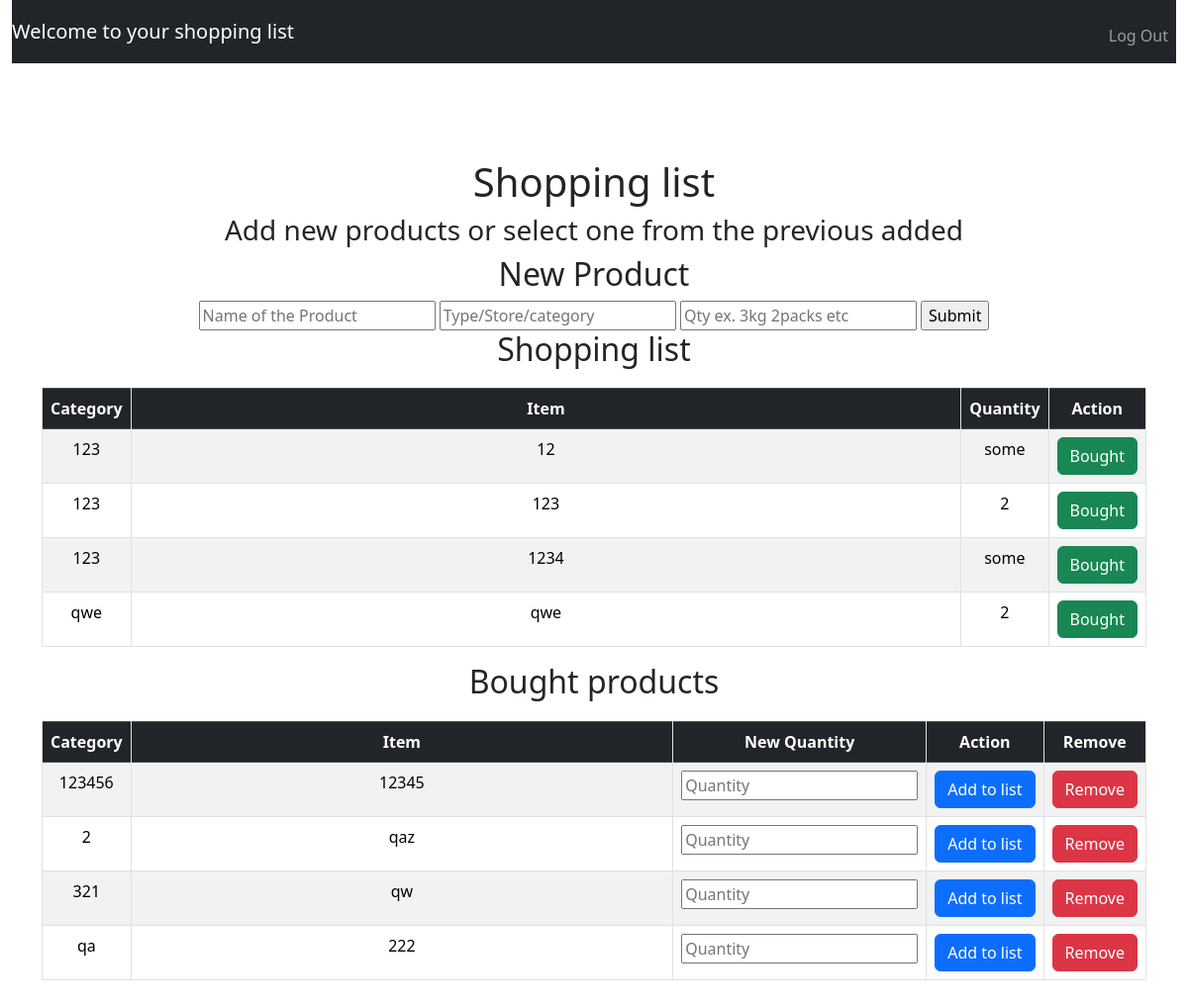
Before: / (signed in) with the older database file.
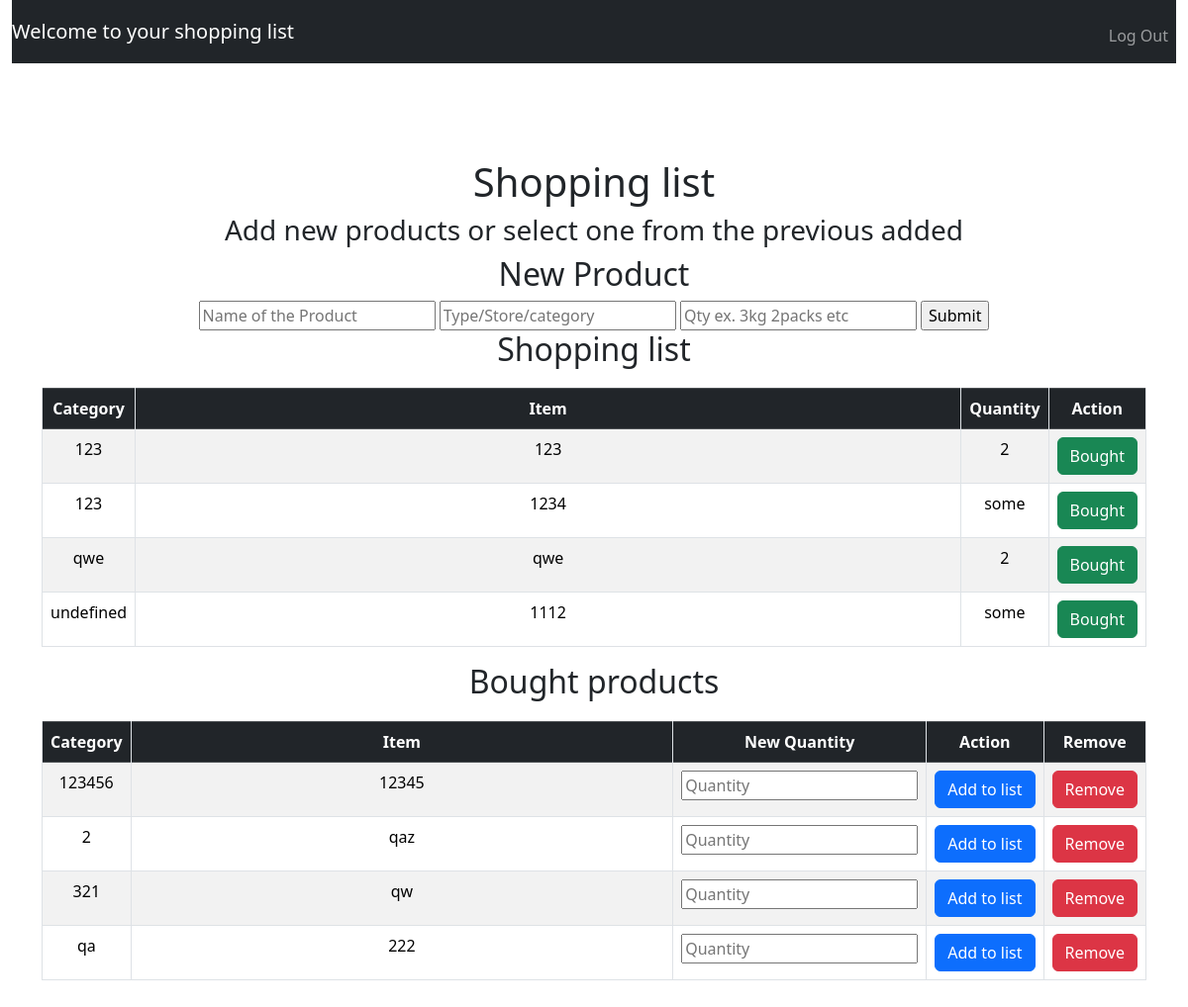
After: the same page with the newer database file.
### tables this page shows
CREATE TABLE items( id INTEGER PRIMARY KEY AUTOINCREMENT NOT NULL, user_id INTEGER NOT NULL, category_id INTEGER NOT NULL, item TEXT NOT NULL, qty TEXT NOT NULL,  FOREIGN KEY (user_id) REFERENCES users(id) FOREIGN KEY (category_id) REFERENCES category(id));

CREATE TABLE category( id INTEGER PRIMARY KEY AUTOINCREMENT NOT NULL, user_id INTEGER NOT NULL, category TEXT NOT NULL, FOREIGN KEY (user_id) REFERENCES users(id));

### app.py (the view)
@app.route("/", methods=["GET", "POST"])
@login_required
def index():
    if request.method == "POST":
        if 'new_item' in request.form:
            add_item=request.form.get("product")
            add_category=request.form.get("category")
            if not add_item:
                message = "Must provide item name"
                message_type = "warning"
                return redirect(url_for('index', message=message, message_type=message_type))
            if not add_category:
                add_category="undefined"
            add_quantity = request.form.get("quantity") if request.form.get("quantity") else "some"
            category_count = db.execute("SELECT COUNT(ID) FROM category WHERE UPPER(category) = UPPER(:category) AND user_id = :user_id",
                                        category=add_category, user_id=session["user_id"])[0]['COUNT(ID)']
            if  category_count == 0 :
                db.execute("INSERT INTO category (user_id, category) VALUES( :user_id, :category  )",
                       user_id= session["user_id"], category= add_category)
            cat_id = db.execute("SELECT id FROM category WHERE  UPPER(category)  =  UPPER(:category) AND user_id = :user_id"
                       ,category=add_category, user_id=session["user_id"] )[0]['id']
            item_count = db.execute("SELECT COUNT(ID) FROM items WHERE category_id = :cat_id AND user_id = :user_id AND UPPER(item) = UPPER(:item)",
                                    cat_id=cat_id, user_id=session["user_id"], item=add_item)[0]['COUNT(ID)']
            if item_count != 0:
                db.execute("UPDATE items SET qty = :qty WHERE  category_id  =  :category_id AND user_id= :user_id AND  UPPER(item) =  UPPER(:item)",
                    user_id=session["user_id"],
                    category_id=cat_id,
                    item=add_item,
                    qty=add_quantity)
            else:  #add new prodcut to database
                db.execute(
                    "INSERT INTO items (user_id, category_id, item, qty) VALUES (:user_id, :category_id, :item, :qty)",
                    user_id=session["user_id"],
                    category_id=cat_id,
                    item=add_item,
                    qty=add_quantity)
        elif 'mark_as_bought' in request.form:
            item_id = request.form.get("item_id")
            category_id = request.form.get("category_id")
            user_id = session["user_id"]
            item_name = request.form.get("item")
            if item_id and category_id and user_id:
                item_exists = db.execute(
                    "SELECT COUNT(*) FROM items WHERE id = :item_id AND category_id = :category_id AND user_id = :user_id",
                    item_id=item_id, category_id=category_id, user_id=user_id
                )[0]['COUNT(*)']
                if item_exists >= 0:
                    db.execute(
                        "UPDATE items SET qty = '0' WHERE id = :item_id AND user_id = :user_id AND category_id = :category_id ",
                        item_id=item_id, user_id=user_id, category_id=category_id
                    )
                    message= item_name + " marked as bought!"
                    message_type = "success"
                    return redirect(url_for('index', message=message,message_type=message_type))
                else:
                    message= item_name + " Something went wrong"
                    message_type = "danger"
                    return redirect(url_for('index', message=message,message_type=message_type))
            else:
                message= "Something went wrong"
                message_type = "danger"
                return redirect(url_for('index', message=message,message_type=message_type))
        elif 'update_quantity' in request.form:
            item_id = request.form.get('item_id')
            category_id = request.form.get('category_id')
            item = request.form.get('item')
            user_id = session["user_id"]
            new_quantity = request.form.get("new_quantity") if request.form.get("new_quantity") else "some"
            item_exists = db.execute(
                    "SELECT COUNT(*) FROM items WHERE id = :item_id AND category_id = :category_id AND user_id = :user_id",
                    item_id=item_id, category_id=category_id, user_id=user_id)[0]['COUNT(*)']
            if item_exists >= 0:
                db.execute(
                            "UPDATE items SET qty = :new_quantity WHERE id = :item_id AND user_id = :user_id AND category_id = :category_id ",
                            new_quantity=new_quantity,item_id=item_id, user_id=user_id, category_id=category_id)
                message= item + " placed on the shopping list"
                message_type = "success"
                return redirect(url_for('index', message=message,message_type=message_type))
            else:
                message= item + " not found"
                message_type = "danger"
                return redirect(url_for('index', message=message,message_type=message_type))
        elif 'delete_item' in request.form:
            item_id = request.form.get('item_id')
            category_id = request.form.get('category_id')
            user_id = session["user_id"]
            if item_id and category_id:
                db.execute("DELETE FROM items WHERE id = :item_id AND user_id = :user_id",
                           item_id=item_id, user_id=user_id)
                category_empty = db.execute("SELECT COUNT(*) FROM items WHERE category_id = :category_id",
                                            category_id=category_id)[0]['COUNT(*)']
                if category_empty == 0:
                    db.execute("DELETE FROM category WHERE id = :category_id AND user_id = :user_id",
                               category_id=category_id, user_id=user_id)
                message = "Item deleted successfully!"
                message_type = "success"
                return redirect(url_for('index', message=message, message_type=message_type))
        products = db.execute("""
            SELECT items.id AS item_id, category_id, category.category, items.item, items.qty
            FROM items
            JOIN category ON items.category_id = category.id
            WHERE items.user_id = :user_id AND items.qty != '0'
            ORDER BY category.category, items.item
        """, user_id=session["user_id"])
        bought_products = db.execute("""
            SELECT items.id AS item_id, category_id, category.category, items.item, items.qty
            FROM items
            JOIN category ON items.category_id = category.id
            WHERE items.user_id = :user_id AND items.qty = '0'
            ORDER BY category.category, items.item
        """, user_id=session["user_id"])
        categories=db.execute("SELECT DISTINCT category from category WHERE user_id =:user_id",
                        user_id=session["user_id"])
        categories = [category['category'] for category in categories]
        return render_template("index.html", products=products,bought_products=bought_products,categories=categories)
    else:
        products = db.execute("""
            SELECT items.id AS item_id, category_id, category.category, item, qty
            FROM items
            JOIN category ON items.category_id = category.id
            WHERE items.user_id = :user_id AND items.qty != '0'
            ORDER BY category.category, items.item
        """, user_id=session["user_id"])
        bought_products = db.execute("""
            SELECT items.id AS item_id, category_id, category.category, item, qty
            FROM items
            JOIN category ON items.category_id = category.id
            WHERE items.user_id = :user_id AND items.qty = '0'
            ORDER BY category.category, items.item
        """, user_id=session["user_id"])
        categories=db.execute("SELECT DISTINCT category from category WHERE user_id =:user_id",
                        user_id=session["user_id"])
        categories = [category['category'] for category in categories]
        return render_template("index.html", products=products,bought_products=bought_products,categories=categories )

### app.py (called while the page is built)
@app.after_request
def after_request(response):
    response.headers["Cache-Control"] = "no-cache, no-store, must-revalidate"
    response.headers["Expires"] = 0
    response.headers["Pragma"] = "no-cache"
    return response

def login_required(f):
    @wraps(f)
    def decorated_function(*args, **kwargs):
        if session.get("user_id") is None:
            return redirect("/login")
        return f(*args, **kwargs)
    return decorated_function

### templates/index.html (shortened to what this page needs)
{% extends "layout.html" %}
{% block main %}
    <h1>Shopping list</h1>
    <h3>Add new products or select one from the previous added</h3>
    <div class="container">
        <h2>New Product</h2>
        <form id="new_item" action="{{url_for ('index')}}" method="post" display:inline-block>
            <input type = "text" name ="product" id="product"placeholder="Name of the Product" >
            <input type = "text" name ="category" id="category"placeholder="Type/Store/category" list="category_list">
            <input type = "text" name ="quantity" id="quantity"placeholder="Qty ex. 3kg 2packs etc">
            <input  type="submit" name="new_item" value="Submit">
        </form>
    </div>
    <div>
        <h2>Shopping list</h2>
        {% if products %}
        <div class="table-container">
            <table class="table table-striped table-bordered">
                <thead class="table-dark">
                    <tr>
                        <th class="table-expand">Category</th>
                        <th class="table-expand">Item</th>
                        <th class="table-action-col">Quantity</th>
                        <th class="table-action-col">Action</th>
                    </tr>
                </thead>
                <tbody>
                    {% for product in products %}
                    <tr>
                        <td class="table-category">{{ product['category'] }}</td>
                        <td>{{ product['item'] }}</td>
                        <td>{{ product['qty'] }}</td>
                        <td>
                            <form action="{{ url_for('index') }}" method="post" style="display:inline;">
                                <button type="submit" name="mark_as_bought" class="btn btn-success">Bought</button>
                            </form>
                        </td>
                    </tr>
                    {% endfor %}
                </tbody>
            </table>
        </div>
        {% else %}
            <p class="text-center">Nothing to buy.</p>
        {% endif %}
    </div>
    <div>
        <h2>Bought products</h2>
        {% if bought_products %}
        <div class="table-container">
            <table class="table table-striped table-bordered">
                <thead class="table-dark">
                    <tr>
                        <th class="table-expand">Category</th>
                        <th class="table-expand">Item</th>
                        <th class="table-action-col">New Quantity</th>
                        <th class="table-action-col">Action</th>
                        <th class="table-action-col">Remove</th>
                    </tr>
                </thead>
                <tbody>
                    {% for product in bought_products %}
                    <tr>
                        <td  class="table-category">{{ product['category'] }}</td>
                        <td>{{ product['item'] }}</td>
                        <td>
                            <form action="{{ url_for('index') }}" method="post" style="display:inline;">
                                <input type="text" name="new_quantity" placeholder="Quantity" class="nowrap">
                            </form>
                        </td>
                        <td>
                            <form action="{{ url_for('index') }}" method="post" style="display:inline;">
                                <button type="submit" name="update_quantity" class="btn btn-primary nowrap-btn">Add to list</button>
                            </form>
                        </td>
                        <td>
                            <form action="{{ url_for('index') }}" method="post" style="display:inline;">
                                <button type="submit" name="delete_item" class="btn btn-danger nowrap-btn">Remove</button>
                            </form>
                        </td>
                    </tr>
                    {% endfor %}
                </tbody>
            </table>
        </div>
        {% else %}
            <p class="text-center">No items.</p>
        {% endif %}
    </div>
{% endblock %}

### templates/layout.html (shortened to what this page needs)
<!DOCTYPE html>
<html lang="en">
  <head>
      <link rel="stylesheet" href="{{ url_for('static', filename='styles.css') }}">
      <link href="https://cdn.jsdelivr.net/npm/bootstrap@5.3.3/dist/css/bootstrap.min.css" rel="stylesheet">
  </head>
  <body>
    <div class="container-fluid">
      <nav class="navbar navbar-expand-lg navbar-dark bg-dark">
        <a class="navbar-brand" href="#">Welcome to your shopping list</a>
        {% if session["user_id"] %}
        <ul class="navbar-nav ms-auto mt-2">
            <li class="nav-item"><a class="nav-link" href="/logout">Log Out</a></li>
        </ul>
      {% else %}
        <ul class="navbar-nav ms-auto mt-2">
            <li class="nav-item"><a class="nav-link" href="/register">Register</a></li>
            <li class="nav-item"><a class="nav-link" href="/login">Log In</a></li>
        </ul>
      {% endif %}
      </nav>
    </div>
    <br>
    <br>
    <main class ="container py-5 text-center">
      {% block main %}{% endblock %}
    </main>
  </body>
</html>

### static/styles.css (style rules this page uses)
.table-action-col { width: 1%; white-space: nowrap; text-align: center; }
.table-expand { flex: 1; }
.table td, .table th { padding: 8px; border: 1px solid #dee2e6; }
.table-container { margin-top: 20px; overflow-x: auto; }
.table-category { white-space: nowrap; min-width: 50px; width: 1%; }
.nowrap-btn { white-space: nowrap; }

Changed rows visible on the page:
removed items: category "123", item "12", qty "some", shown under "Shopping list"
added items: category "undefined", item "1112", qty "some", shown under "Shopping list"
